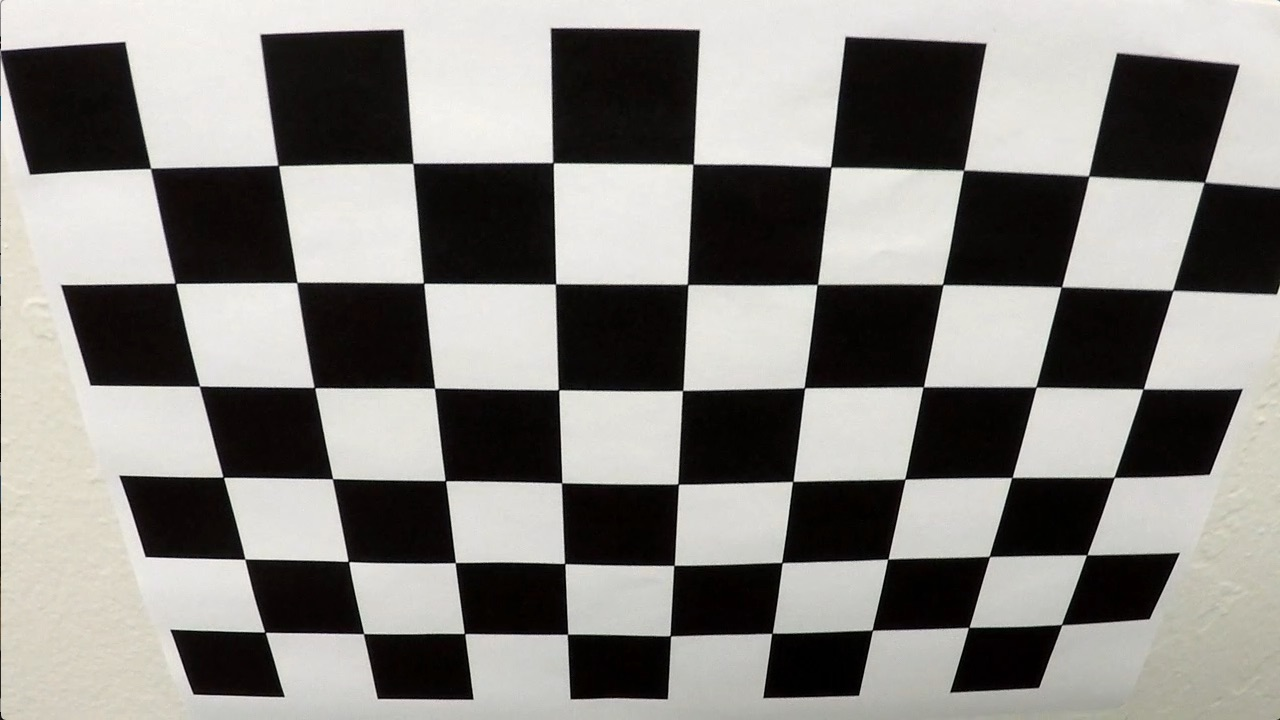
#> input picture camera_cal/calibration2.jpg, 1280 x 720 px
$ python debug_masks.py   (older library calls are emulated)
#> lines starting #> are read from the running program, lines starting #| are printed output that depends on the picture; after the words box and inside, x2 and y2 are one past the last pixel; in counts of white or black regions, pixels touching at a corner belong together
### src/calibration.py
"""
Camera calibration and distortion correction.

Sta radi:
  1. Pronalazi unutrasnje uglove sahovnice (9x6) na svim slikama iz camera_cal/
  2. Racuna matricu kamere (mtx) i distorzione koeficijente (dist)
  3. Cuva rezultat u camera_cal/calibration.json (da se ne racuna svaki put)
  4. Pravi slike za README u output_images/
"""
from pathlib import Path
import json
import re

import cv2
import numpy as np
import matplotlib

matplotlib.use("Agg")  # crtanje bez otvaranja prozora
import matplotlib.pyplot as plt

ROOT = Path(__file__).resolve().parents[1]
CAL_DIR = ROOT / "camera_cal"
CAL_FILE = CAL_DIR / "calibration.json"
OUT_DIR = ROOT / "output_images"

NX, NY = 9, 6  # broj UNUTRASNJIH uglova po horizontali i vertikali


def _natural_key(path):
    """calibration2 ide pre calibration10."""
    m = re.search(r"\d+", path.stem)
    return int(m.group()) if m else 0


def find_corners(images_dir=CAL_DIR, nx=NX, ny=NY):
    """Vraca (objpoints, imgpoints, img_size, used, failed)."""
    # 3D tacke sahovnice u njenom koordinatnom sistemu: (0,0,0), (1,0,0) ... (8,5,0)
    objp = np.zeros((nx * ny, 3), np.float32)
    objp[:, :2] = np.mgrid[0:nx, 0:ny].T.reshape(-1, 2)

    criteria = (cv2.TERM_CRITERIA_EPS + cv2.TERM_CRITERIA_MAX_ITER, 30, 0.001)
    objpoints, imgpoints, used, failed = [], [], [], []
    img_size = None

    for path in sorted(images_dir.glob("calibration*.jpg"), key=_natural_key):
        img = cv2.imread(str(path))
        gray = cv2.cvtColor(img, cv2.COLOR_BGR2GRAY)
        if img_size is None:
            img_size = (gray.shape[1], gray.shape[0])  # (sirina, visina)

        found, corners = cv2.findChessboardCorners(gray, (nx, ny), None)
        if found:
            # subpikselno doterivanje polozaja uglova -> preciznija kalibracija
            corners = cv2.cornerSubPix(gray, corners, (11, 11), (-1, -1), criteria)
            objpoints.append(objp)
            imgpoints.append(corners)
            used.append(path.name)
        else:
            failed.append(path.name)

    return objpoints, imgpoints, img_size, used, failed


def calibrate(images_dir=CAL_DIR, nx=NX, ny=NY, save=True, verbose=True):
    """Racuna mtx i dist, cuva u CAL_FILE."""
    objpoints, imgpoints, img_size, used, failed = find_corners(images_dir, nx, ny)
    if not objpoints:
        raise RuntimeError("Nijedna sahovnica nije pronadjena - proveri NX/NY.")

    rms, mtx, dist, _, _ = cv2.calibrateCamera(objpoints, imgpoints, img_size, None, None)

    if verbose:
        print(f"Uglovi pronadjeni na {len(used)}/{len(used) + len(failed)} slika")
        if failed:
            print("Nisu pronadjeni na:", ", ".join(failed))
        print(f"Velicina slike: {img_size}")
        print(f"RMS reprojection error: {rms:.4f} px")
        print("Matrica kamere:\n", np.array2string(mtx, precision=2, suppress_small=True))
        print("Distorzioni koeficijenti (k1, k2, p1, p2, k3):\n",
              np.array2string(dist.ravel(), precision=4))

    if save:
        CAL_FILE.write_text(json.dumps(
            {"rms": rms, "mtx": mtx.tolist(), "dist": dist.ravel().tolist()}, indent=2))
        if verbose:
            print(f"Sacuvano u {CAL_FILE.relative_to(ROOT)}")
    return mtx, dist


def load_calibration(path=CAL_FILE):
    """Ucitava sacuvanu kalibraciju; ako ne postoji, kalibrise."""
    if Path(path).exists():
        data = json.loads(Path(path).read_text())
        return np.array(data["mtx"]), np.array(data["dist"])
    return calibrate()
#> in find_corners, img is the input picture: shape (720, 1280, 3); mean B, G, R 128.5, 132.4, 134.4
#> in find_corners, `found, corners = cv2.findChessboardCorners(gray, (nx, ny), None)`: found = True; corners = 54 rows, first 8: [150.6, 168.4], [278.3, 165.4], [412.9, 163.5], [553, 162.6], [693.2, 164.2], [830.6, 166.9], [963.5, 170.4], [1088.6, 176.1]
#> in find_corners, `corners = cv2.cornerSubPix(gray, corners, (11, 11), (-1, -1), criteria)`: corners = 54 rows, first 8: [150.6, 168.4], [278.3, 165.4], [413, 163.3], [553.1, 162.7], [693.1, 164.1], [830.8, 167], [963.6, 170.2], [1088.7, 176]
#> in calibrate, `objpoints, imgpoints, img_size, used, failed = find_corners(images_dir..`: objpoints = 1 item; img_size = (1280, 720); used = ['calibration2.jpg']; failed = []
#> in calibrate, `rms, mtx, dist, _, _ = cv2.calibrateCamera(objpoints, imgpoints, img_s..`: rms = 0.876; mtx = [[776.3, 0, 646.1], [0, 743.5, 207.7], [0, 0, 1]]; dist = [[-0.154, 0.0683, 0.0215, 0.00282, -0.00624]]
#| Uglovi pronadjeni na 1/1 slika
#| Velicina slike: (1280, 720)
#| RMS reprojection error: 0.8763 px
#| Matrica kamere:
#|  [[776.34   0.   646.11]
#|  [  0.   743.53 207.66]
#|  [  0.     0.     1.  ]]
#| Distorzioni koeficijenti (k1, k2, p1, p2, k3):
#|  [-0.1542  0.0683  0.0215  0.0028 -0.0062]


def undistort(img, mtx, dist):
    """Ispravlja distorziju sociva."""
    return cv2.undistort(img, mtx, dist, None, mtx)


# ----------------------------------------------------------------------------
# Slike za README
# ----------------------------------------------------------------------------
# [40 lines left out: functions save_side_by_side, save_corners_example, main, not called in this run]


# [2 lines that do not run on import are left out]

### src/tresholding.py
"""
Thresholded binary image: 1 = verovatno piksel linije, 0 = ostalo.

Pokretanje (iz root foldera repoa):
    python -m src.thresholding

VERZIJA 2 (koristi je pipeline, funkcija threshold):
  - "svetla uska traka": morfoloski top-hat na L kanalu (HLS).
    Top-hat = slika - opening(slika). Opening horizontalnim kernelom sirine
    STRIPE_KERNEL px "obrise" sve svetle strukture uze od kernela, pa razlika
    ostavlja samo njih. Farbana linija je uska i svetlija od okoline -> prolazi.
    Ivica zida, granica asfalt/beton i tamne zakrpe NISU uske svetle trake
    -> ne prolaze (a Sobel ih je hvatao).
  - zuta: b kanal LAB prostora (plavo <-> zuto). Zuta farba ima b >= 150,
    a i svetao bez beton i siv asfalt ostaju ispod ~140.

VERZIJA 1 (threshold_v1, ostavljena radi poredjenja u README-u):
  Sobel x na L kanalu | S kanal | zuta i bela u HLS.
  Na challenge videima Sobel hvata ivicu betonske ograde i tamne zakrpe.

main() pravi:
  - binarne slike test slika (output_images/binary/)
  - slike za README (output_images/binary_<ime>.png)
  - poredjenje v1/v2 u birds-eye prikazu za frejmove iz output_images/frames/
    (output_images/compare/), ako su izvuceni sa src.extract_frames
"""
"""
Thresholded binary image: color + gradient.

Sta radi:
  1. Ucita kalibraciju i ispravi distorziju test slike
  2. Prebaci sliku u HLS prostor boja (Hue, Lightness, Saturation)
  3. Napravi tri maske:
       - gradijent: Sobel po x osi na L kanalu (vertikalne ivice = linije)
       - saturacija: S kanal (jake boje, linije ostaju vidljive i u senci)
       - boja: zuta i bela (direktno boje linija na putu)
  4. Spoji maske (OR) u jednu binarnu sliku: 1 = verovatno linija, 0 = ostalo
  5. Sacuva binarne slike i slike za README u output_images/
"""
import cv2
import numpy as np
import matplotlib

matplotlib.use("Agg")
import matplotlib.pyplot as plt

from src.calibration import ROOT, load_calibration, undistort

TEST_DIR = ROOT / "test_images"
OUT_DIR = ROOT / "output_images"
BINARY_DIR = OUT_DIR / "binary"
FRAMES_DIR = OUT_DIR / "frames"
COMPARE_DIR = OUT_DIR / "compare"

# ----------------------------------------------------------------------------
# Verzija 2 - parametri
# ----------------------------------------------------------------------------
STRIPE_KERNEL = 31         # px; linije uze od ovoga (u slici kamere) prolaze top-hat
STRIPE_THRESH = 20         # koliko linija mora biti svetlija od okoline (L, 0-255)
YELLOW_B_THRESH = 150      # LAB b kanal (128 = neutralno, vise = zuce)

# ----------------------------------------------------------------------------
# Verzija 1 - parametri
# ----------------------------------------------------------------------------
SOBEL_KERNEL = 3
SOBEL_X_THRESH = (30, 100)   # jacina vertikalne ivice (0-255 posle skaliranja)
S_THRESH = (170, 255)        # saturacija
S_MIN_LIGHTNESS = 100        # tamne senke imaju visok S -> S maska samo gde je L dovoljno visok
# HLS u OpenCV-u: H 0-179, L 0-255, S 0-255
YELLOW_LOW = (15, 80, 130)   # (H, L, S); S >= 130 da svetao bez beton ne prolazi kao zuta
YELLOW_HIGH = (35, 204, 255)
WHITE_LOW = (0, 200, 0)
WHITE_HIGH = (179, 255, 255)

CAMERA_SHAPE = (720, 1280)   # samo slike ove velicine su sa nase kamere
SHOWCASE = ["test5", "test4"]  # slike za README


# ----------------------------------------------------------------------------
# Verzija 2
# ----------------------------------------------------------------------------
def stripe_binary(img, ksize=STRIPE_KERNEL, thresh=STRIPE_THRESH):
    """Uske svetle trake (top-hat na L kanalu, horizontalni kernel)."""
    l_ch = cv2.cvtColor(img, cv2.COLOR_BGR2HLS)[:, :, 1]
    kernel = cv2.getStructuringElement(cv2.MORPH_RECT, (ksize, 1))
    tophat = cv2.morphologyEx(l_ch, cv2.MORPH_TOPHAT, kernel)
    return (tophat >= thresh).astype(np.uint8)


def yellow_lab_binary(img, thresh=YELLOW_B_THRESH):
    """Zuta preko b kanala LAB prostora."""
    b_ch = cv2.cvtColor(img, cv2.COLOR_BGR2LAB)[:, :, 2]
    return (b_ch >= thresh).astype(np.uint8)


def threshold(img, return_layers=False):
    """
    Glavna funkcija koju koristi pipeline (verzija 2).
    img: BGR slika (vec undistorted)
    Vraca binarnu sliku (0/1). Sa return_layers=True vraca i (traka, zuta).
    """
    stripe = stripe_binary(img)
    yellow = yellow_lab_binary(img)
    combined = stripe | yellow
    if return_layers:
        return combined, stripe, yellow
    return combined


# ----------------------------------------------------------------------------
# Verzija 1
# ----------------------------------------------------------------------------
def sobel_x_binary(channel, ksize=SOBEL_KERNEL, thresh=SOBEL_X_THRESH):
    """Gradijent po x: hvata vertikalne ivice, kakve su linije trake."""
    sobel = np.absolute(cv2.Sobel(channel, cv2.CV_64F, 1, 0, ksize=ksize))
    max_val = sobel.max()
    if max_val == 0:
        return np.zeros_like(channel, dtype=np.uint8)
    scaled = np.uint8(255 * sobel / max_val)
    return ((scaled >= thresh[0]) & (scaled <= thresh[1])).astype(np.uint8)


def channel_binary(channel, thresh):
    """1 gde je vrednost kanala u opsegu thresh."""
    return ((channel >= thresh[0]) & (channel <= thresh[1])).astype(np.uint8)


# [95 lines left out: functions yellow_white_binary, threshold_v1, save_threshold_figure, save_version_comparison, main, not called in this run]


# [2 lines that do not run on import are left out]

### src/perspective.py
"""
Perspective transform: pogled kamere -> pogled odozgo ("birds-eye view").

Ideja:
  Na slici kamere paralelne linije trake se skupljaju ka horizontu.
  Izaberemo 4 tacke na putu koje u stvarnosti cine pravougaonik (SRC trapez)
  i kazemo OpenCV-u gde zelimo da budu na novoj slici (DST pravougaonik).
  cv2.getPerspectiveTransform iz ta 4 para tacaka racuna matricu 3x3 (M),
  a cv2.warpPerspective tom matricom "rasteze" celu sliku.
  Inverzna matrica (Minv) vraca rezultat nazad na sliku kamere (koristimo na kraju).

"""
import cv2
import numpy as np
import matplotlib

matplotlib.use("Agg")
import matplotlib.pyplot as plt

from src.calibration import ROOT, load_calibration, undistort
from src.tresholding import threshold, CAMERA_SHAPE

TEST_DIR = ROOT / "test_images"
OUT_DIR = ROOT / "output_images"
WARPED_DIR = OUT_DIR / "warped_binary"

# ----------------------------------------------------------------------------
# Tacke za 1280x720 sliku. Redosled: gore-levo, gore-desno, dole-desno, dole-levo
# SRC su izabrane na straight_lines1.jpg tako da leze na linijama trake.
# ----------------------------------------------------------------------------
SRC = np.float32([
    [585, 460],
    [695, 460],
    [1127, 720],
    [203, 720],
])
DST = np.float32([
    [320, 0],
    [960, 0],
    [960, 720],
    [320, 720],
])

M = cv2.getPerspectiveTransform(SRC, DST)
MINV = cv2.getPerspectiveTransform(DST, SRC)


def warp(img, matrix=M):
    """Pogled kamere -> birds-eye."""
    h, w = img.shape[:2]
    return cv2.warpPerspective(img, matrix, (w, h), flags=cv2.INTER_LINEAR)


def unwarp(img):
    """Birds-eye -> pogled kamere."""
    return warp(img, MINV)


# ----------------------------------------------------------------------------
# Slike za README
# ----------------------------------------------------------------------------
# [52 lines left out: functions _draw_polygon, _save_pair, main, not called in this run]


# [2 lines that do not run on import are left out]

### src/debug_masks.py
"""
Dijagnostika: koja maska iz thresholdinga pravi sum u birds-eye prikazu.

Pokretanje (iz root foldera repoa):
    python -m src.debug_masks test1.jpg test4.jpg

Za svaku sliku pravi output_images/debug_masks_<ime>.png sa 6 panela
(sve vec u birds-eye prikazu):
    boja | gradijent | saturacija
    zuta | bela      | kombinovano
"""
import sys

import cv2
import numpy as np
import matplotlib

matplotlib.use("Agg")
import matplotlib.pyplot as plt

from src.calibration import ROOT, load_calibration, undistort
from src.perspective import warp
from src import tresholding as th

TEST_DIR = ROOT / "test_images"
OUT_DIR = ROOT / "output_images"


def masks(img):
    hls = cv2.cvtColor(img, cv2.COLOR_BGR2HLS)
    l_ch, s_ch = hls[:, :, 1], hls[:, :, 2]
    grad = th.sobel_x_binary(l_ch)
    sat = th.channel_binary(s_ch, th.S_THRESH) & (l_ch >= th.S_MIN_LIGHTNESS)
    yellow = (cv2.inRange(hls, th.YELLOW_LOW, th.YELLOW_HIGH) > 0).astype(np.uint8)
    white = (cv2.inRange(hls, th.WHITE_LOW, th.WHITE_HIGH) > 0).astype(np.uint8)
    combined = th.threshold(img)
    return grad, sat, yellow, white, combined


def main(names):
    mtx, dist = load_calibration()
#> mtx = [[776.3, 0, 646.1], [0, 743.5, 207.7], [0, 0, 1]]; dist = [[-0.154, 0.0683, 0.0215, 0.00282, -0.00624]]
    for name in names:
        img = undistort(cv2.imread(str(TEST_DIR / name)), mtx, dist)
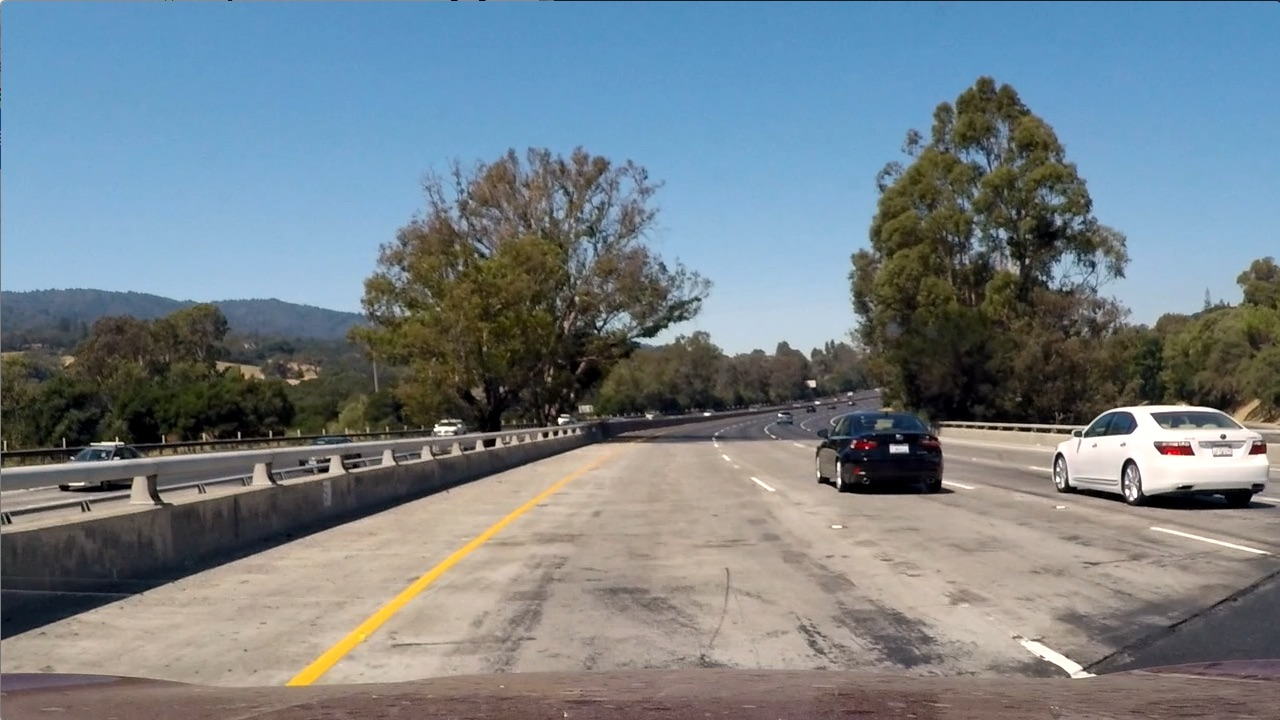
#> input picture test_images/test1.jpg, 1280 x 720 px
        grad, sat, yellow, white, combined = masks(img)
#> in sobel_x_binary, `sobel = np.absolute(cv2.Sobel(channel, cv2.CV_64F, 1, 0, ksize=ksize))`:
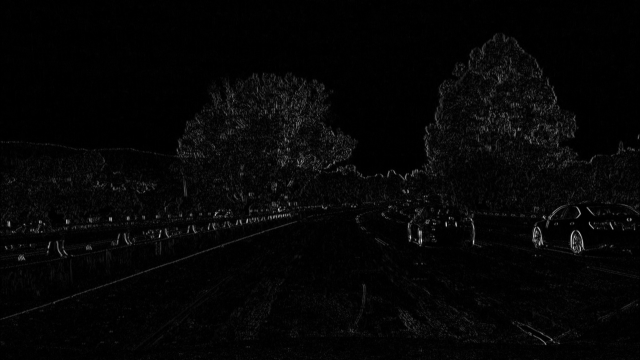
#> sobel: shape (720, 1280) float64 (shown at 1/2 size); min 0, max 755, mean 17.9; drawn with min black and max white
#> in sobel_x_binary, `max_val = sobel.max()`: max_val = 755
#> in yellow_lab_binary, `b_ch = cv2.cvtColor(img, cv2.COLOR_BGR2LAB)[:, :, 2]`:
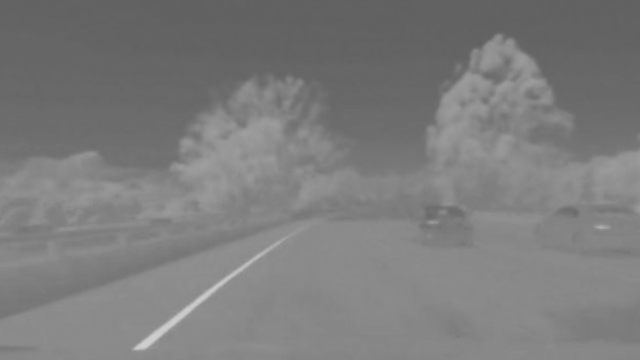
#> b_ch: shape (720, 1280) (shown at 1/2 size); min 95, max 208, mean 124.1

        panels = [
            (cv2.cvtColor(warp(img), cv2.COLOR_BGR2RGB), "Color (warped)"),
            (warp(grad), f"Gradient  ({warp(grad).sum()} px)"),
            (warp(sat), f"Saturation  ({warp(sat).sum()} px)"),
            (warp(yellow), f"Yellow  ({warp(yellow).sum()} px)"),
            (warp(white), f"White  ({warp(white).sum()} px)"),
            (warp(combined), "Combined"),
        ]
#> in warp (call 10), `return cv2.warpPerspective(img, matrix, (w, h), flags=cv2.INTER_LINEAR)`:
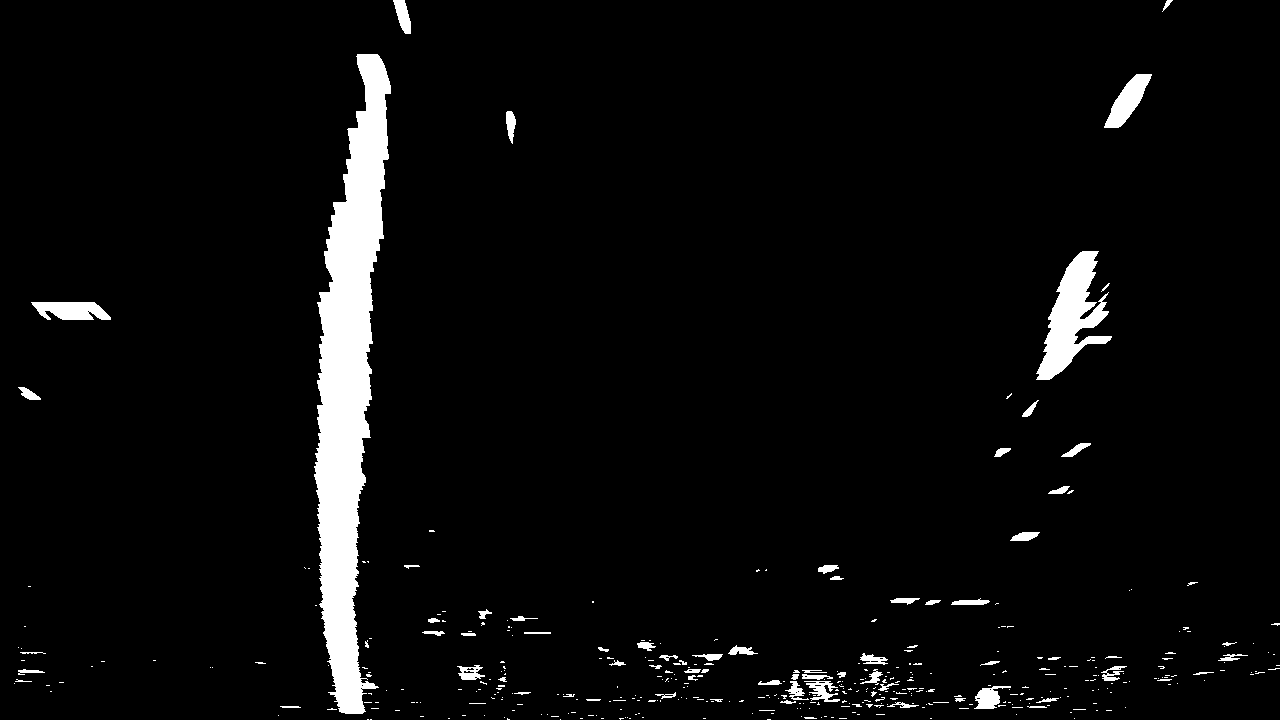
#> returned value: shape (720, 1280); values 0 (black) and 1 (white), 4.4% white; 407 white regions (331 under 20 px), largest, box (x1, y1, x2, y2) and area: (314, 54, 391, 714) 26466, (1036, 251, 1112, 380) 4401, (1104, 74, 1152, 128) 1160
        fig, axes = plt.subplots(2, 3, figsize=(18, 7), facecolor="#1e1e1e")
        for ax, (data, title) in zip(axes.ravel(), panels):
            ax.imshow(data, cmap=None if data.ndim == 3 else "gray")
            ax.set_title(title, fontsize=14, color="#4fc3f7", fontweight="bold")
            ax.axis("off")
#> this loop made 6 passes
#> title on passes 1 to 6: 'Color (warped)', 'Gradient  (18950 px)', 'Saturation  (13241 px)', 'Yellow  (25724 px)', 'White  (6586 px)', 'Combined'
        fig.suptitle(f"Mask debug - {name}", fontsize=14, color="white")
        fig.tight_layout()
        out = OUT_DIR / f"debug_masks_{name.rsplit('.', 1)[0]}.png"
        fig.savefig(out, dpi=70)
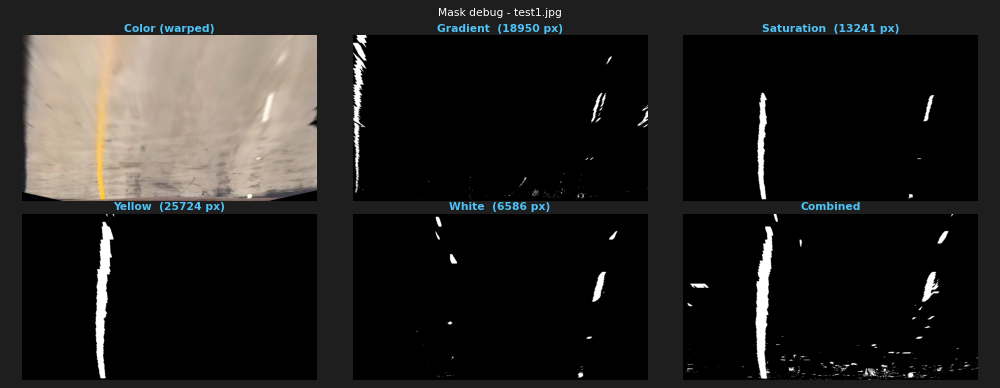
#> figure drawn by matplotlib, 6 panels
        plt.close(fig)
        print("Sacuvano:", out.relative_to(ROOT))


if __name__ == "__main__":
    main(sys.argv[1:] or ["test1.jpg", "test4.jpg"])
